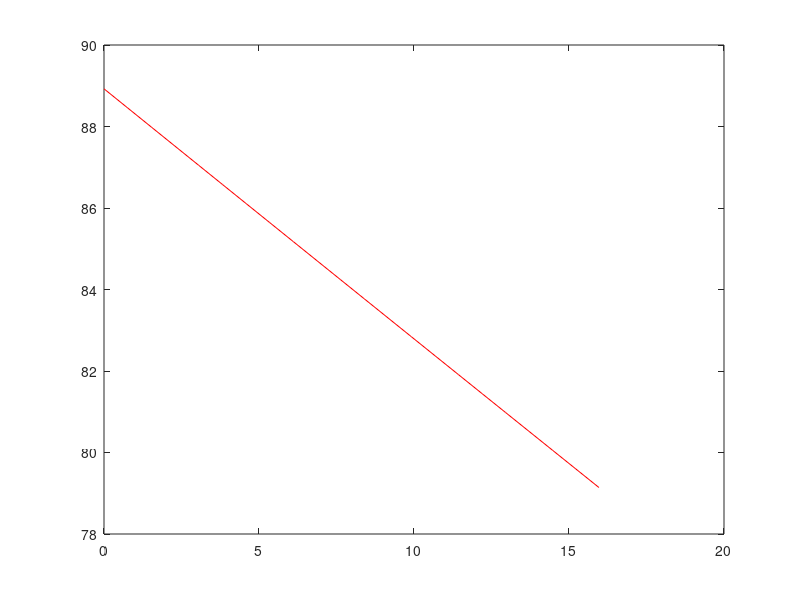

MATLAB code to generate this figure: (Note: this script raises an error after producing the figure.)
clc
clear all
close all
%% SIMULATION data
load('FRIPONmeteors.mat')

for imeteor=3:11
% imeteor=11;
    for OBS=1:length(filesFRIPON(imeteor).OBS)
        %% PLOT
        figure%(1)
        plot(filesFRIPON(imeteor).gr_trk_code{1,OBS},filesFRIPON(imeteor).alt_code{1,OBS},'r')%,ast.s(jjt)/1000,ast.h(jjt)/1000)
        title(filesFRIPON(imeteor).OBS{1,OBS})
        grid on
        hold on
        plot(filesFRIPON(imeteor).gr_trk{1,OBS},filesFRIPON(imeteor).alt{1,OBS},'b.')
        ylabel('Altitude [km]')
        xlabel('Dowrange [km]')
            legend({'Theory','Meteor'},'Location','southwest')

        figure%(2)
        plot(filesFRIPON(imeteor).time_code{1,OBS},filesFRIPON(imeteor).vel_code{1,OBS},'r')
        title(filesFRIPON(imeteor).OBS{1,OBS})
        grid on
        hold on
        plot(filesFRIPON(imeteor).time{1,OBS},filesFRIPON(imeteor).vel{1,OBS},'b.')
        ylabel('Velocity [km/s]')
        xlabel('Time mm:ss')
            legend({'Theory','Meteor'},'Location','southwest')

        figure%(3)
        plot(filesFRIPON(imeteor).time_code{1,OBS}(2:end),filesFRIPON(imeteor).ABSmag_code{1,OBS}(2:end,1),'r')
        title(filesFRIPON(imeteor).OBS{1,OBS})
        set(gca, 'YDir','reverse')
        grid on
        hold on
        plot(filesFRIPON(imeteor).time_code{1,OBS}(2:end),filesFRIPON(imeteor).ABSmag_code{1,OBS}(2:end,2),'r--')
        plot(filesFRIPON(imeteor).time{1,OBS},filesFRIPON(imeteor).ABSmag{1,OBS},'b.')
        xlabel('Time mm:ss')
        ylabel('Abs.Magnitude')
        legend({'MAX Theory','min Theory','Meteor'},'Location','southwest')

        figure%(4)
        plot(filesFRIPON(imeteor).ABSmag_code{1,OBS}(2:end,1),filesFRIPON(imeteor).alt_code{1,OBS}(2:end),'r','Linewidth',1.2);
        set(gca, 'XDir','reverse')
        grid on
        hold on
        title(filesFRIPON(imeteor).OBS{1,OBS})
        plot(filesFRIPON(imeteor).ABSmag_code{1,OBS}(2:end,2),filesFRIPON(imeteor).alt_code{1,OBS}(2:end),'r--','Linewidth',1.2);
        plot(filesFRIPON(imeteor).ABSmag{1,OBS},filesFRIPON(imeteor).alt{1,OBS},'b.')
        ylim([0 100])
        xlim([-10 10])
        xlabel('Abs.Magnitude') 
        ylabel('Altitude [km]')
        grid on
        hold on
        legend({'MAX Theory','min Theory','Meteor'},'Location','southwest')

        figure%(5)
        plot(filesFRIPON(imeteor).time_code{1,OBS}(2:end),filesFRIPON(imeteor).mag_code{1,OBS}(2:end,1),'r')
        title(filesFRIPON(imeteor).OBS{1,OBS})
        set(gca, 'YDir','reverse')
        grid on
        hold on
        plot(filesFRIPON(imeteor).time_code{1,OBS}(2:end),filesFRIPON(imeteor).mag_code{1,OBS}(2:end,2),'r--')
        plot(filesFRIPON(imeteor).time{1,OBS},filesFRIPON(imeteor).mag{1,OBS},'b.')
        xlabel('Time mm:ss')
        ylabel('Magnitude')
        legend({'MAX Theory','min Theory','Meteor'},'Location','southwest')

        figure%(6)
        plot(filesFRIPON(imeteor).mag_code{1,OBS}(2:end,1),filesFRIPON(imeteor).alt_code{1,OBS}(2:end),'r','Linewidth',1.2);
        set(gca, 'XDir','reverse')
        grid on
        hold on
        title(filesFRIPON(imeteor).OBS{1,OBS})
        plot(filesFRIPON(imeteor).mag_code{1,OBS}(2:end,2),filesFRIPON(imeteor).alt_code{1,OBS}(2:end),'r--','Linewidth',1.2);
        plot(filesFRIPON(imeteor).mag{1,OBS},filesFRIPON(imeteor).alt{1,OBS},'b.')
        ylim([0 100])
        xlim([-10 10])
        xlabel('Magnitude') 
        ylabel('Altitude [km]')
        grid on
        hold on
        legend({'MAX Theory','min Theory','Meteor'},'Location','southwest')

        
        
    end  
%% PLOT lon lat
    
    figure%(7)
    titlename=[];
%     plot3(filesFRIPON(imeteor).lon_code{1,OBS},filesFRIPON(imeteor).lat_code{1,OBS},filesFRIPON(imeteor).alt_code{1,OBS},'.r','LineWidth',1.2)  
    hold on
%     plot3(filesFRIPON(imeteor).lon{1,OBS},filesFRIPON(imeteor).lat{1,OBS},filesFRIPON(imeteor).alt{1,OBS},'.b','LineWidth',1.2) 
    for OBS=1:length(filesFRIPON(imeteor).OBS)
        plot3(filesFRIPON(imeteor).lon_code{1,OBS},filesFRIPON(imeteor).lat_code{1,OBS},filesFRIPON(imeteor).alt_code{1,OBS},'.r','LineWidth',1.2)  

        plot3(filesFRIPON(imeteor).OBS_lon(1,OBS),filesFRIPON(imeteor).OBS_lat(1,OBS),filesFRIPON(imeteor).OBS_alt(1,OBS),'*m','LineWidth',1)   %(ast.z_init+r_planet)*deg2rad(ast.lon(1)-OBS_lon(ii));%west
        titlename=[titlename filesFRIPON(imeteor).OBS{1,OBS} ' '];
        text(filesFRIPON(imeteor).OBS_lon(1,OBS),filesFRIPON(imeteor).OBS_lat(1,OBS),filesFRIPON(imeteor).OBS{1,OBS})
    end
    title( append(titlename) )
    grid on
    lat = load('coast_lat.dat');
    long = load('coast_long.dat');
    plot3(long,lat,zeros(1,length(lat)),'k')
    xlim([min(filesFRIPON(imeteor).lon{1,OBS})-5 max(filesFRIPON(imeteor).lon{1,OBS})+5])
    ylim([min(filesFRIPON(imeteor).lat{1,OBS})-5 max(filesFRIPON(imeteor).lat{1,OBS})+5])
    zlim([0 500])
    set(gca,'Xtick',-180:5:180)
    set(gca,'Ytick',-90:5:90)
    xlabel('Longitude [degrees]','Fontsize',10);
    ylabel('Latitude [degrees]','Fontsize',10);
    zlabel('Altitude [km]','Fontsize',10);
    view([0 0 90])
%     legend({'Theory','Meteor',filesFRIPON(imeteor).OBS{1,OBS}},'Location','southwest')
%     legend({'Theory',filesFRIPON(imeteor).OBS{1,OBS}},'Location','southwest')

    %% PLOT SKY
    figure
    for OBS=1:length(filesFRIPON(imeteor).OBS)
        skyplot(filesFRIPON(imeteor).azimuth_code{1,OBS}(2:end),filesFRIPON(imeteor).elevation_code{1,OBS}(2:end),'.r');
        hold on
        
        % transform data to Cartesian coordinates.
        yy = (90-filesFRIPON(imeteor).elevation_code{1,OBS}(end)).*cos(filesFRIPON(imeteor).azimuth_code{1,OBS}(end)/180*pi);
        xx = (90-filesFRIPON(imeteor).elevation_code{1,OBS}(end)).*sin(filesFRIPON(imeteor).azimuth_code{1,OBS}(end)/180*pi);
        
        text(xx,yy,filesFRIPON(imeteor).OBS{1,OBS},'FontSize',8)

    end
    title( append(titlename) )
end

%% SAVE .jpg

FolderName = 'C:\Users\maxiv\Documents\TUM\4th Term Thesis\AllBertEinStein\Reports\Images\FRIPON_Image';   % Your destination folder
FigList = findobj(allchild(0), 'flat', 'Type', 'figure');
for iFig = 1:length(FigList)
    figure(iFig)
    saveas(gcf,fullfile(FolderName, ['FRIPON_',filesFRIPON(imeteor).OBS{1,1},'_',filesFRIPON(imeteor).OBS{1,2},'_',num2str(iFig),'_Meteors.jpg']))
end